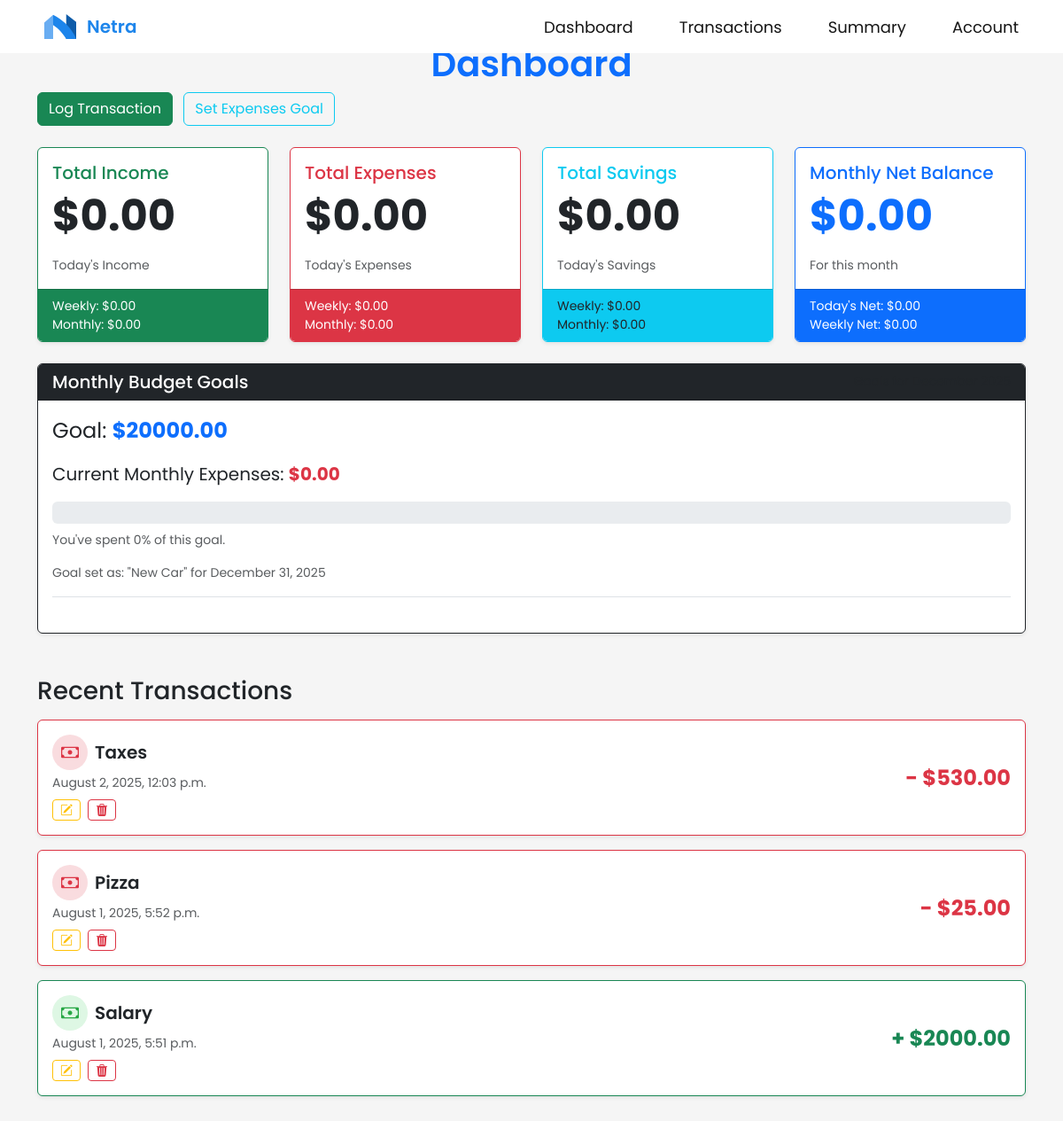
/app/dashboard/ (signed in), run on an earlier commit of the app's database.
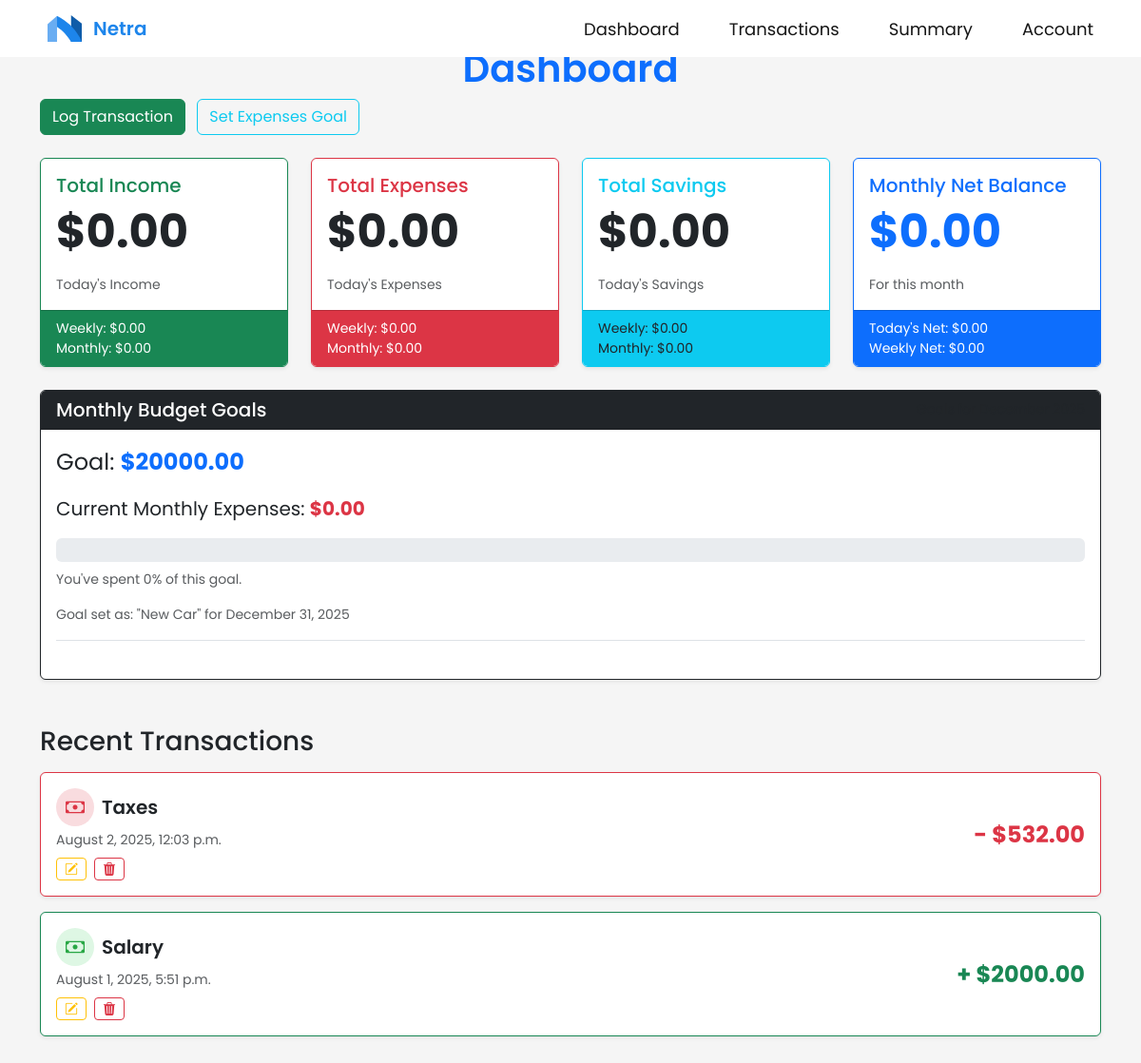
And on a later commit of the database.
### core/models.py (models this page shows, shortened)
class BudgetGoal(models.Model):
    title = models.CharField(max_length=50, null=True, blank=True)
    value = models.FloatField(null=False,  blank=False)
    created_at = models.DateTimeField(auto_now_add=True)
    date = models.DateField()
    user = models.ForeignKey(User, on_delete=models.CASCADE, null=True)

class Transaction(models.Model):
    user = models.ForeignKey(User, on_delete=models.CASCADE, null=True)
    TRANSACTION_TYPES = [
        ('income', 'Income'),
        ('expense', 'Expense'),
        ('saving', 'Saving')
    ]
    type = models.CharField(
        max_length=7,
        choices=TRANSACTION_TYPES,
        default='income'
    )
    value = models.DecimalField(
        max_digits=10,
        decimal_places=2,
        null=True,
        blank=True,
        verbose_name='value'
    )
    date = models.DateField(null=True, blank=True, auto_now_add=True)
    date_time = models.DateTimeField(null=True, blank=True, auto_now_add=True)
    title = models.CharField(null=True, blank=True, max_length=50)
    description = models.TextField(null=True, blank=True, max_length=300)

### core/views.py (the view)
# urls.py: path('app/dashboard/', views.dashboard, name='dashboard'),
@login_required
def dashboard(request):
    user = request.user
    today = timezone.localdate()
    day_start_date = today
    day_end_date = today
    week_start_date = today - datetime.timedelta(days=6)
    week_end_date = today
    month_start_date = today.replace(day=1)
    if today.month == 12:
        month_end_date = today.replace(year=today.year + 1, month=1, day=1) - datetime.timedelta(days=1)
    else:
        month_end_date = today.replace(month=today.month + 1, day=1) - datetime.timedelta(days=1)
    summary_today = get_user_financial_summary(user, start_date=day_start_date, end_date=day_end_date)
    summary_week = get_user_financial_summary(user, start_date=week_start_date, end_date=week_end_date)
    summary_month = get_user_financial_summary(user, start_date=month_start_date, end_date=month_end_date)
    goals = models.BudgetGoal.objects.filter(
        date__year=today.year,
        date__month=today.month
    ).order_by('-date')
    for goal in goals:
        if goal.value and goal.value > 0:
            total_expenses = summary_month['total_expenses']
            goal_value = goal.value
            if not isinstance(total_expenses, Decimal):
                total_expenses = Decimal(str(total_expenses))
            if not isinstance(goal_value, Decimal):
                goal_value = Decimal(str(goal_value))
            progress = (total_expenses / goal_value) * Decimal('100')
            goal.progress_to_goal = min(max(progress, Decimal('0')), Decimal('100'))
        else:
            goal.progress_to_goal = None
    context = {
        'transactions': models.Transaction.objects.filter(user=user).order_by('-date_time'),
        'summary_today': summary_today,
        'summary_week': summary_week,
        'summary_month': summary_month,
        'goals': goals,
        'month_start_date': month_start_date,
    }
    return render(request, 'app/dashboard.html', context)

### core/templates/app/dashboard.html (shortened to what this page needs)
{% load static %}
{% include "components/navbar.html" %}
{% load widget_tweaks %}
<!DOCTYPE html>
<html lang="en">
<head>
    <link
        href="https://cdn.jsdelivr.net/npm/bootstrap@5.3.2/dist/css/bootstrap.min.css"
        rel="stylesheet"
    />
    <link
        rel="stylesheet"
        href="https://cdn.jsdelivr.net/npm/bootstrap-icons@1.13.1/font/bootstrap-icons.min.css"
    />
    <link rel="stylesheet" href="{% static 'styles/fonts.css' %}"/>
    <link rel="stylesheet" href="{% static 'styles/dashboard.css' %}"/>
    <link rel="stylesheet" href="{% static 'styles/navbar.css' %}">
</head>
<body>
    <div class="container py-5">
        <h1 class="text-center fw-semibold text-primary user-select-none">Dashboard</h1>
        <div class="mb-4">
            <a href="{% url 'log_transaction' %}" class="btn btn-success">Log Transaction</a>
            <a href="{% url 'set_goal' %}" class="btn btn-outline-info ms-2">Set Expenses Goal</a>
        </div>
        <div class="row g-4 mb-5">
            <div class="col-md-6 col-lg-3">
                <div class="card h-100 border-success shadow-sm">
                    <div class="card-body">
                        <h5 class="card-title text-success">Total Income</h5>
                        <p class="card-text display-5 fw-bold">${{ summary_today.total_income|floatformat:2 }}</p>
                        <small class="text-muted">Today's Income</small>
                    </div>
                    <div class="card-footer bg-success text-white">
                        <small>Weekly: ${{ summary_week.total_income|floatformat:2 }}</small><br />
                        <small>Monthly: ${{ summary_month.total_income|floatformat:2 }}</small>
                    </div>
                </div>
            </div>
            <div class="col-md-6 col-lg-3">
                <div class="card h-100 border-danger shadow-sm">
                    <div class="card-body">
                        <h5 class="card-title text-danger">Total Expenses</h5>
                        <p class="card-text display-5 fw-bold">${{ summary_today.total_expenses|floatformat:2 }}</p>
                        <small class="text-muted">Today's Expenses</small>
                    </div>
                    <div class="card-footer bg-danger text-white">
                        <small>Weekly: ${{ summary_week.total_expenses|floatformat:2 }}</small><br />
                        <small>Monthly: ${{ summary_month.total_expenses|floatformat:2 }}</small>
                    </div>
                </div>
            </div>
            <div class="col-md-6 col-lg-3">
                <div class="card h-100 border-info shadow-sm">
                    <div class="card-body">
                        <h5 class="card-title text-info">Total Savings</h5>
                        <p class="card-text display-5 fw-bold">${{ summary_today.total_savings|floatformat:2 }}</p>
                        <small class="text-muted">Today's Savings</small>
                    </div>
                    <div class="card-footer bg-info text-dark">
                        <small>Weekly: ${{ summary_week.total_savings|floatformat:2 }}</small><br />
                        <small>Monthly: ${{ summary_month.total_savings|floatformat:2 }}</small>
                    </div>
                </div>
            </div>
            <div class="col-md-6 col-lg-3">
                <div
                    class="card h-100 {% if summary_month.net_balance >= 0 %}border-primary{% else %}border-warning{% endif %} shadow-sm"
                >
                    <div class="card-body">
                        <h5 class="card-title text-primary">Monthly Net Balance</h5>
                        <p
                            class="card-text display-5 fw-bold
                            {% if summary_month.net_balance >= 0 %}text-primary{% else %}text-warning{% endif %}"
                        >
                            ${{ summary_month.net_balance|floatformat:2 }}
                        </p>
                        <small class="text-muted">For this month</small>
                    </div>
                    <div class="card-footer bg-primary text-white">
                        <small>Today's Net: ${{ summary_today.net_balance|floatformat:2 }}</small><br />
                        <small>Weekly Net: ${{ summary_week.net_balance|floatformat:2 }}</small>
                    </div>
                </div>
            </div>
            <div class="col-12 mt-4">
                <div class="card border-dark shadow-sm">
                    <div class="card-header bg-dark text-white d-flex justify-content-between align-items-center">
                        <h5 class="mb-0">Monthly Budget Goals</h5>
                        <small class="text-muted">Goals for {{ month_start_date|date:"F Y" }}</small>
                    </div>
                    <div class="card-body">
                        {% if goals %}
                            {% for budget_goal in goals %}
                                <div class="mb-4 pb-3 border-bottom">
                                    <p class="card-text fs-4">
                                        Goal:
                                        <strong class="text-primary">${{ budget_goal.value|floatformat:2 }}</strong>
                                    </p>
                                    <p class="card-text fs-5">
                                        Current Monthly Expenses:
                                        <strong class="text-danger">${{ summary_month.total_expenses|floatformat:2 }}</strong>
                                    </p>
                                    {% if budget_goal.progress_to_goal is not None %}
                                        <div class="progress mt-3" style="height: 25px;">
                                        </div>
                                        <small class="text-muted mt-2 d-block">
                                            {% if budget_goal.progress_to_goal < 100 %}
                                                You've spent {{ budget_goal.progress_to_goal|floatformat:0 }}% of this goal.
                                            {% else %}
                                                You have exceeded this budget goal!
                                            {% endif %}
                                        </small>
                                    {% else %}
                                        <p class="text-muted">Progress calculation not available (goal value is zero).</p>
                                    {% endif %}
                                    <small class="text-muted mt-3 d-block">
                                        Goal set as: "{{ budget_goal.title }}" for {{ budget_goal.date|date:"F j, Y" }}
                                    </small>
                                </div>
                            {% endfor %}
                        {% else %}
                            <p class="card-text text-muted">No budget goals set for this month.</p>
                            <a href="{% url 'set_goal' %}" class="btn btn-sm btn-outline-dark mt-2">Set a Monthly Goal</a>
                        {% endif %}
                    </div>
                </div>
            </div>
        </div>
        <h3 class="mb-3">Recent Transactions</h3>
        <div class="row row-cols-1 g-3">
            {% for transaction in transactions|slice:":10" %}
                <div class="col">
                    <div
                        class="card p-3 user-select-none h-100
                        {% if transaction.type == "expense" %}border-danger
                        {% elif transaction.type == "income" %}border-success
                        {% elif transaction.type == "saving" %}border-info
                        {% endif %} shadow-sm"
                    >
                        <div class="d-flex justify-content-between align-items-center">
                            <div>
                                <div class="d-flex gap-2 align-items-center">
                                    {% if transaction.type == 'income' %}
                                        <div class="tb-badge badge-green">
                                            <i class="bi bi-cash"></i>
                                        </div>
                                    {% elif transaction.type == 'expense' %}
                                        <div class="tb-badge badge-red">
                                            <i class="bi bi-cash"></i>
                                        </div>
                                    {% else %}
                                        <div class="tb-badge badge-blue">
                                            <i class="bi bi-piggy-bank"></i>
                                        </div>
                                    {% endif %}
                                    <h5 class="fw-semibold mb-0">{{ transaction.title }}</h5>
                                </div>
                                <small class="text-muted d-block mt-1">
                                    {{ transaction.date_time|date:"F j, Y, P" }}
                                </small>
                                <div class="d-flex gap-2">
                                    <a href="{% url 'edit_transaction' transaction.pk %}" class="btn btn-sm btn-outline-warning mt-2"><i class="bi bi-pencil-square"></i></a>
                                    <a href="{% url 'delete_transaction' transaction.pk %}" class="btn btn-sm btn-outline-danger mt-2"><i class="bi bi-trash3-fill"></i></a>
                                </div>
                            </div>
                            <p
                                class="fs-4 fw-bold mb-0
                                {% if transaction.type == "expense" %}text-danger
                                {% elif transaction.type == "income" %}text-success
                                {% elif transaction.type == "saving" %}text-info
                                {% endif %}"
                            >
                                {% if transaction.type == "income" %}+{% endif %}
                                {% if transaction.type == "expense" %}- {% endif %}${{ transaction.value|floatformat:2 }}
                            </p>
                        </div>
                    </div>
                </div>
            {% endfor %}
        </div>
    </div>
</body>
</html>

### core/templates/components/navbar.html (shortened to what this page needs)
{% load static %}
<nav>
    <a href="{% url 'dashboard' %}" class="logo-link">
        <img src="{% static 'logos/netra.svg' %}">
        Netra
    </a>
    <div class="nav-wrapper">
        <a href="{% url 'dashboard' %}">
            <span>Dashboard</span>
        </a>
        <a href="{% url 'transactions' %}">
            <span>Transactions</span>
        </a>
        <a href="#">
            <span>Summary</span>
        </a>
        <a href="#">
            <span>Account</span>
        </a>
    </div>
</nav>

### static/styles/dashboard.css (style rules this page uses)
.tb-badge { aspect-ratio: 1/1; width: 40px; display: flex; align-items: center; justify-content: center; border-radius: 50%; font-size: 20px; }
.badge-green { color: #28a745; background-color: #def7e4; }
.badge-red { color:#dc3545; background-color: #f9dcdf; }

### static/styles/navbar.css (style rules this page uses)
* { margin: 0; padding: 0; box-sizing: border-box; font-family: 'Poppins', sans-serif; }
body { background-color: #f5f5f5; }
nav { display: flex; justify-content: space-between; align-items: center; background-color: #ffffff; color: #161616; height: 60px; width: 100%; position: fixed; top: 0; left: 0; z-index: 1000; padding: 0 100px; user-select: none; }
nav img { width: 36px; }
.logo-link { display: flex; align-items: center; justify-content: center; gap: 12px; color: #1D85EB; font-weight: 600; font-size: 20px; }
nav a { color: #161616; text-decoration: none; padding: 10px; font-size: 18px; transition: 0.2s ease-in-out all; display: flex; align-items: center; }
.nav-wrapper { display: flex; gap: 32px; }
nav a span { display: inline; }
@media (max-width: 1200px) { nav { padding-left: 40px; padding-right: 40px; } }

What changed in the data, as far as the page shows it:
removed Transaction: type "expense" (drawn)
changed Transaction "Taxes": value "530.00" → "532.00"
